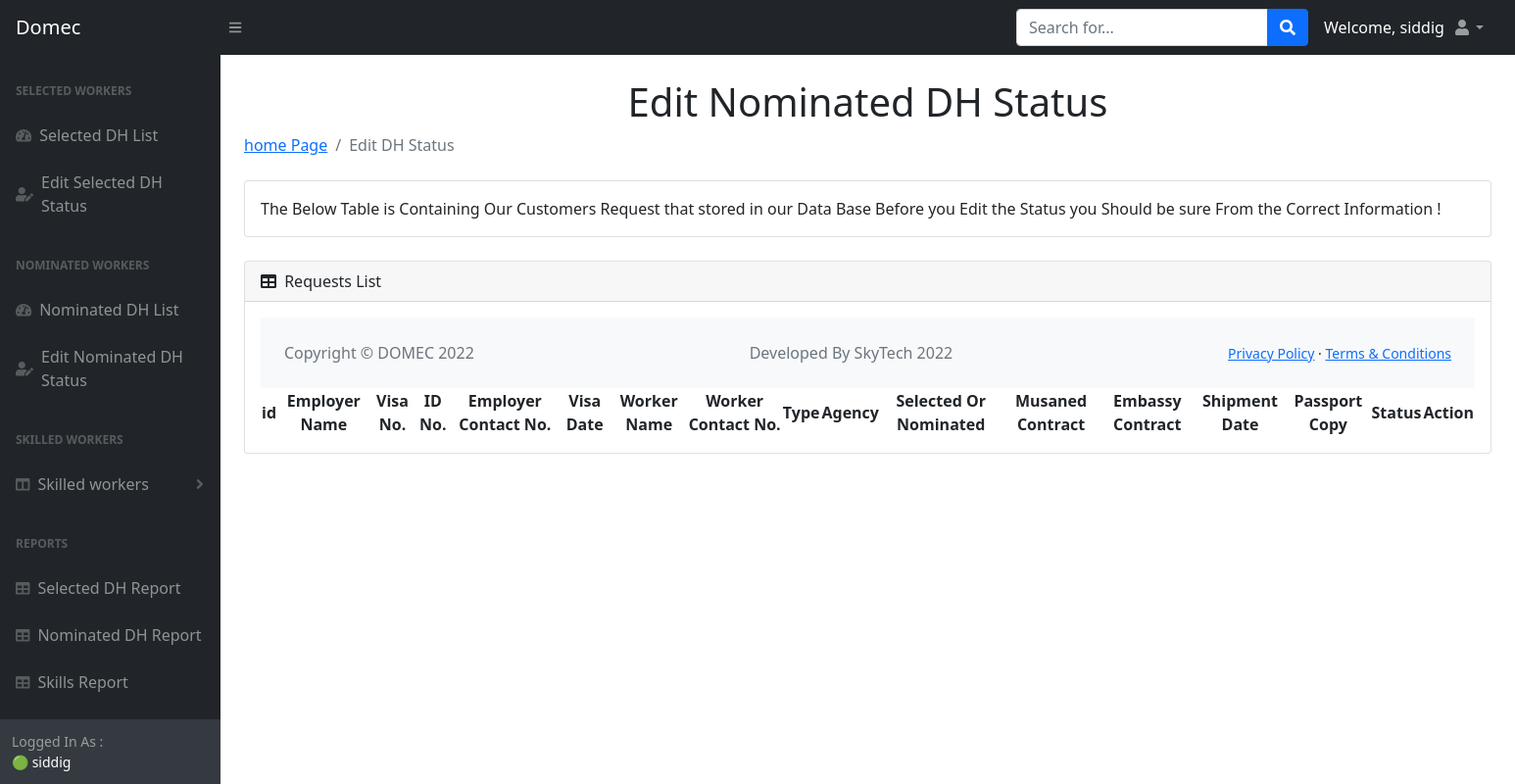
Page /domec_nominated_list (signed in) on the earlier database version.
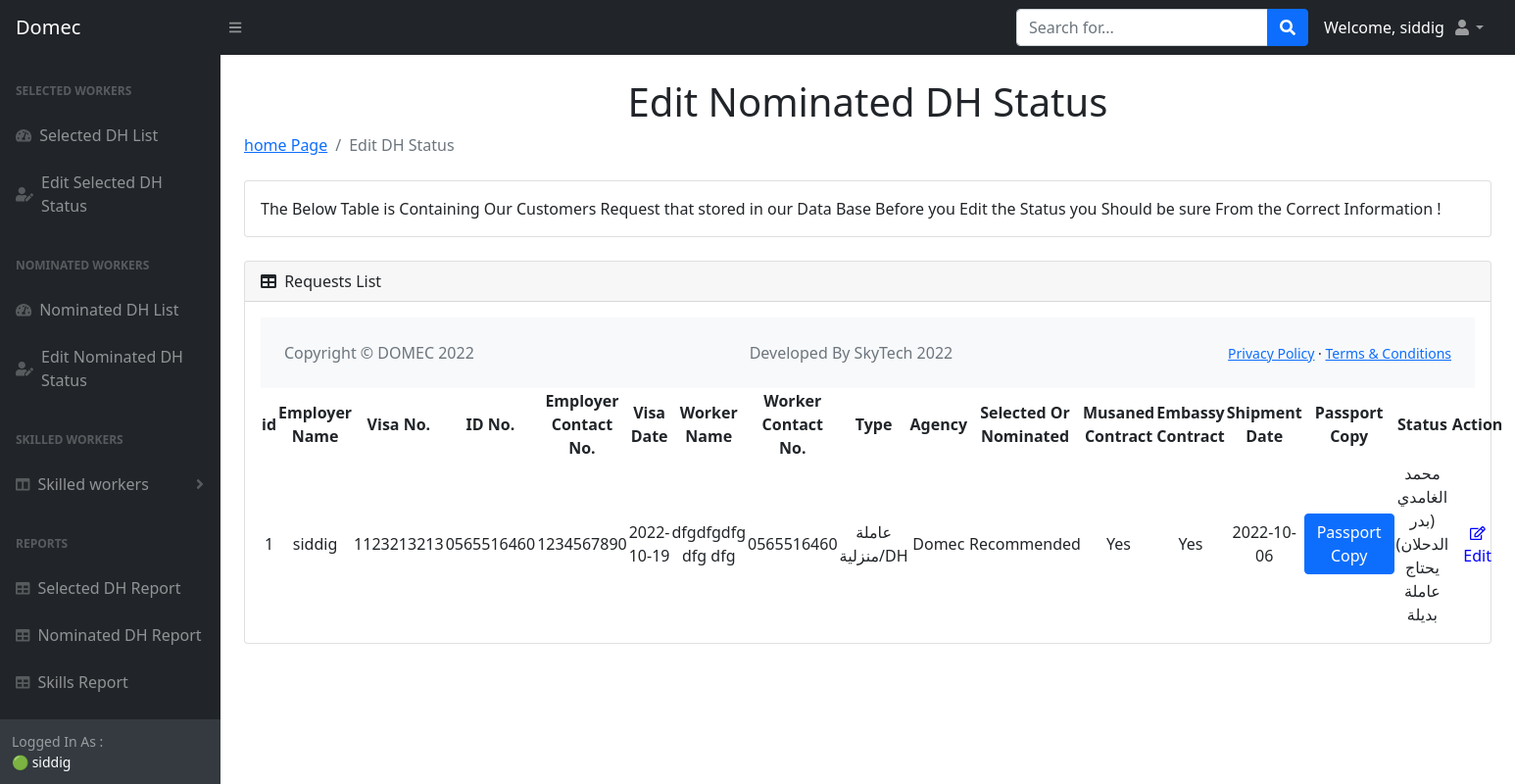
Same page on the later database version.
### main.py (models this page shows)
class Nominated(db.Model):
    __tablename__ = "nominates"
    id = db.Column(db.Integer, primary_key=True)
    name = db.Column(db.String(250), nullable=False)
    nid_or_iq = db.Column(db.String, nullable=False)
    phone_No = db.Column(db.String(250), nullable=False)
    n_visa = db.Column(db.String, nullable=False)
    n_visa_date = db.Column(db.Date, nullable=False)
    worker_name = db.Column(db.String(250), nullable=False)
    worker_contact_No = db.Column(db.String(250), nullable=False)
    type = db.Column(db.String(250), nullable=False)
    agency = db.Column(db.String(250), nullable=False)
    selected_or_recommended = db.Column(db.String(250), nullable=False)
    musaned = db.Column(db.String(250), nullable=False)
    embassy_contract = db.Column(db.String(250), nullable=False)
    shipment_date = db.Column(db.Date, nullable=False)
    ppt_image = db.Column(db.String(1000), nullable=False)
    status = db.Column(db.String(1000), nullable=False)

### main.py (the view)
@app.route("/domec_nominated_list")
def domec_nominated_list():
    added_nominates = Nominated.query.all()
    return render_template("domec_nominated_list.html", nominates=added_nominates, name=current_user.name)

### main.py (called while the page is built)
@login_manager.user_loader
def load_user(user_id):
    return User.query.get(int(user_id))

### templates/domec_nominated_list.html (shortened to what the changed rows need)
<!DOCTYPE html>
<html lang="en">
    <head>
        <link href="https://cdn.jsdelivr.net/npm/simple-datatables@latest/dist/style.css" rel="stylesheet" />
        <link href="static/css/styles.css" rel="stylesheet" />
    </head>
    <body class="sb-nav-fixed">
     <div id="layoutSidenav">
            <div id="layoutSidenav_content">
                <main>
                    <div class="container-fluid px-4">
                        <h1 class="mt-4" style="text-align:center"> Edit Nominated DH Status</h1>
                        <div class="card mb-4">
                            <div class="card-body">
                                <table id="datatablesSimple">
                                   <thead>
                                        <tr>
                                            <th style="text-align:center;">id</th>
                                            <th style="text-align:center;">Employer Name</th>
                                            <th style="text-align:center;">Visa No.</th>
                                            <th style="text-align:center;">ID No.</th>
                                            <th style="text-align:center;">Employer Contact No. </th>
                                            <th style="text-align:center;">Visa Date </th>
                                            <th style="text-align:center;">Worker Name</th>
                                            <th style="text-align:center;">Worker Contact No.</th>
                                            <th style="text-align:center;">Type</th>
                                            <th style="text-align:center;">Agency</th>
                                            <th style="text-align:center;">Selected Or Nominated</th>
                                            <th style="text-align:center;">Musaned Contract</th>
                                            <th style="text-align:center;">Embassy Contract</th>
                                            <th style="text-align:center;">Shipment Date </th>
                                            <th style="text-align:center;">Passport Copy</th>
                                            <th style="text-align:center;">Status</th>
                                            <th style="text-align:center;">Action</th>
                                        </tr>
                                    </thead>
                                    <tbody>
                                        {% for nominated in nominates %}
                                        {% if nominated.agency == "Domec" %}
                                          <tr>
                                              <td style="text-align:center;">{{nominated.id}}</td>
                                              <td style="text-align:center;">{{nominated.name}}</td>
                                             <td style="text-align:center;">{{nominated.nid_or_iq}}</td>
                                              <td style="text-align:center;">{{nominated.phone_No}}</td>
                                              <td style="text-align:center;">{{nominated.n_visa}}</td>
                                              <td style="text-align:center;">{{nominated.n_visa_date}}</td>
                                              <td style="text-align:center;">{{nominated.worker_name}}</td>
                                              <td style="text-align:center;">{{nominated.worker_contact_No}}</td>
                                              <td style="text-align:center;">{{nominated.type}}</td>
                                              <td style="text-align:center;">{{nominated.agency}}</td>
                                               <td style="text-align:center;">{{nominated.selected_or_recommended}}</td>
                                               <td style="text-align:center;">{{nominated.musaned}}</td>
                                               <td style="text-align:center;">{{nominated.embassy_contract}}  </td>
                                              <td style="text-align:center;">{{nominated.shipment_date}}</td>
                                              <td style="text-align:center;">
                                                <a href="{{nominated.ppt_image}}}" class="btn btn-primary" target="_blank">Passport Copy</a>
                                            </td>
                                              <td style="text-align:center;">{{nominated.status}}</td>
                                              <td style="text-align:center;"><a href="{{url_for('domec_edit_nominated',id=nominated.id)}}" class="btn" style="color:blue"> <i class="far fa-edit fa-sm" ></i> Edit</a>
                                        </tr>
                                        {% endif %}
                                        {% endfor %}
                                    </tbody>
                            </div>
                        </div>
                    </div>
                </main>
            </div>
        </div>
    </body>
</html>

Differences in the rows shown:
added Nominated: id "1", name "siddig", nid_or_iq "1123213213", phone_No "0565516460", n_visa "1234567890", n_visa_date "2022-10-19", worker_name "dfgdfgdfg dfg dfg", worker_contact_No "0565516460", type "عاملة منزلية/DH", agency "Domec", selected_or_recommended "Recommended", musaned "Yes", embassy_contract "Yes", shipment_date "2022-10-06", status "محمد الغامدي (بدر الدحلان) يحتاج عاملة بديلة"
